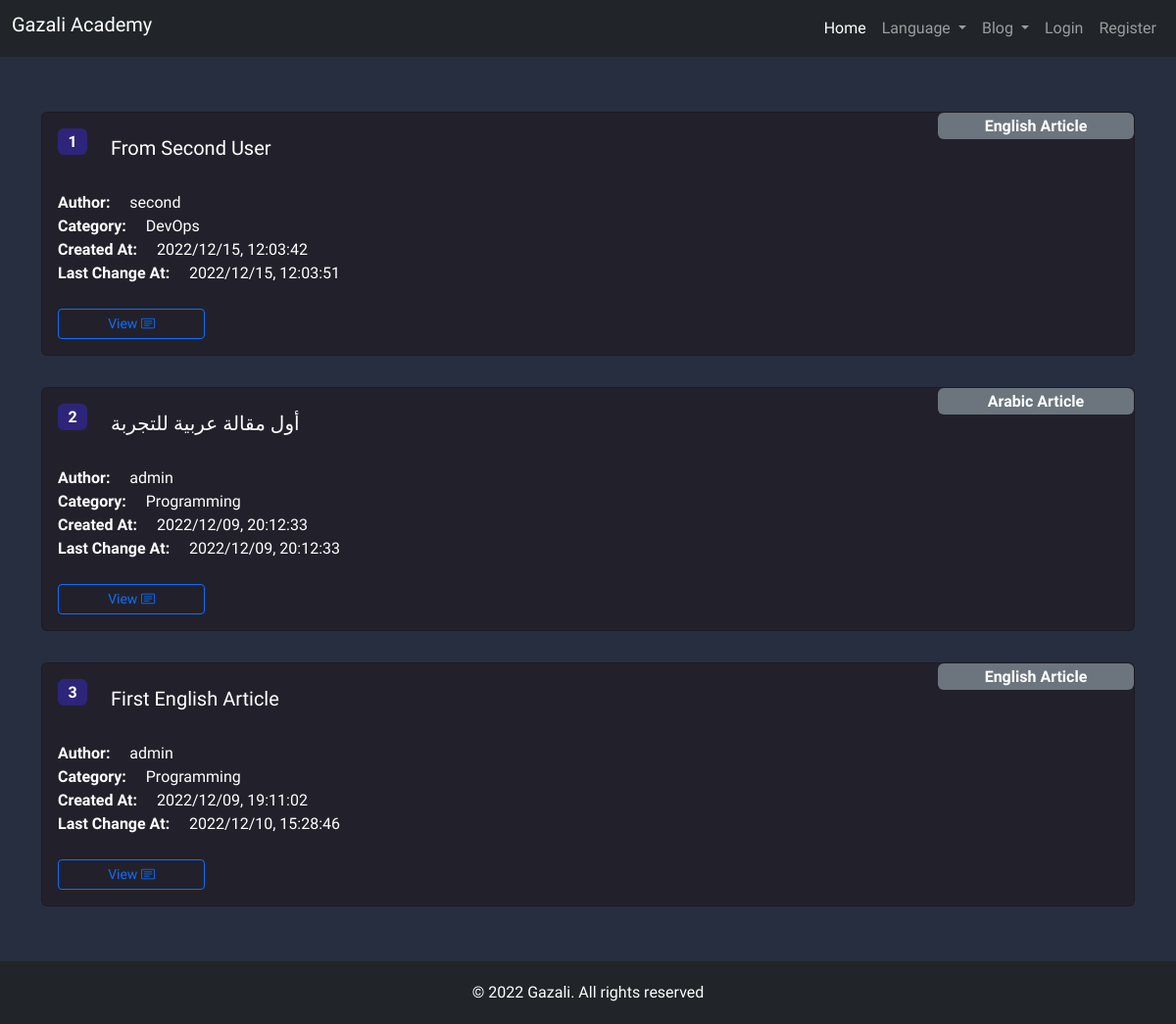
/blog/, run on an earlier commit of the app's database.
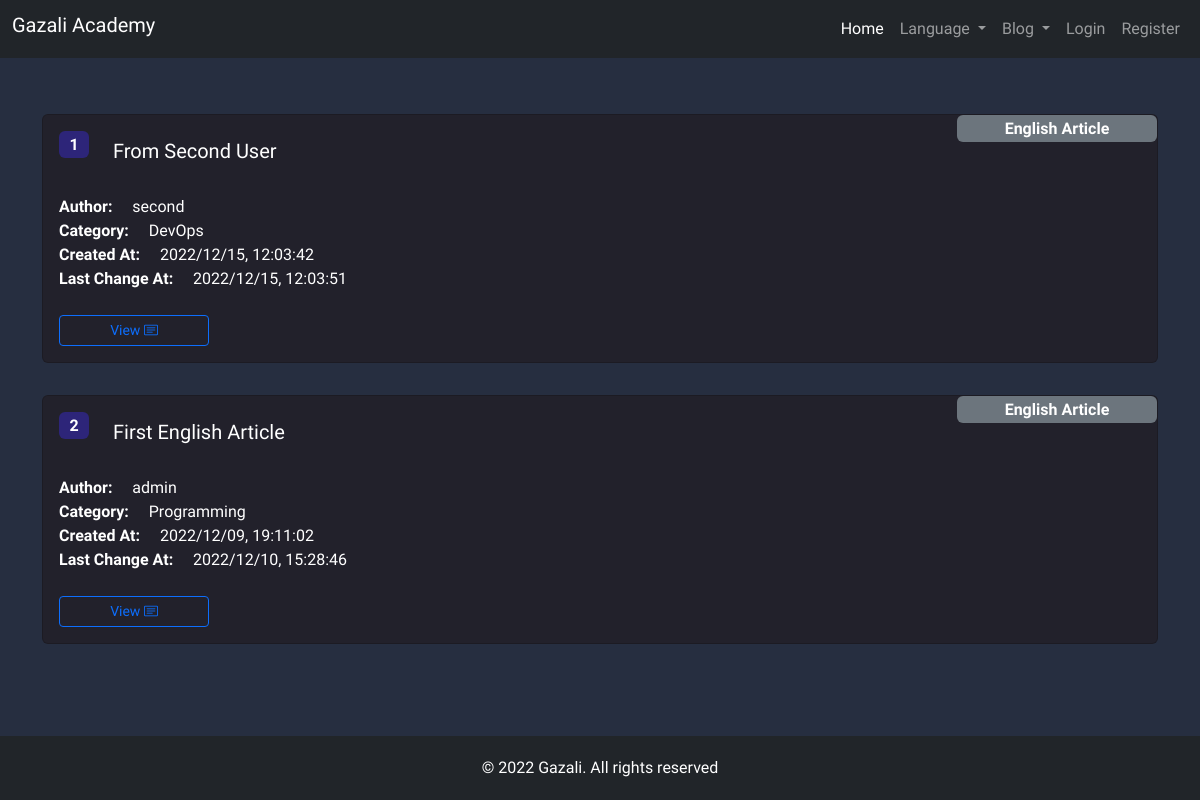
And on a later commit of the database.
### blog/models.py (models this page shows, shortened)
class Article(models.Model):
    title = models.CharField(verbose_name=_('title'), max_length=255, unique=True)
    body = RichTextField()
    is_arabic = models.BooleanField(default=True, verbose_name=_('is arabic'))
    created_at = models.DateTimeField(auto_now_add=True, verbose_name=_('created at'))
    updated_at = models.DateTimeField(auto_now=True, verbose_name=_('updated at'))
    author = models.ForeignKey(AUTH_USER_MODEL, null=True, on_delete=models.SET_NULL, verbose_name=_('author'))
    category = models.ForeignKey(Category, on_delete=models.PROTECT, verbose_name=_('category'))
    class Meta:
        verbose_name = _('article')
        verbose_name_plural = _('articles')

class Category(models.Model):
    name = models.CharField(max_length=255, verbose_name=_('name'))
    def __str__(self):
        return self.name
    class Meta:
        verbose_name = _('category')
        verbose_name_plural = _('categories')

### blog/views.py (the view)
# urls.py: path('', views.list_blog, name='blog_list'),
def list_blog(request: HttpRequest):
    articles = Article.objects.all().order_by("-created_at")
    return render(request, 'main_blog.html', {"articles": articles})

### courses/custom_context_processor.py (called while the page is built)
def academy_website(request):
    cart = Cart.objects.filter(session=request.session.session_key).last() or None
    cart_total = 0
    cart_courses = []
    if cart is not None:
        cart_courses = Course.objects.filter(pk__in=cart.items)
        for course in cart_courses:
            cart_total += course.price
    return {
        "cart_courses": cart_courses,
        "cart_total": cart_total
    }

### blog/templates/main_blog.html (shortened to what this page needs)
{% extends 'base.html' %}
{% load i18n %}
{% block content %}
    <div class="container my-5 d-flex flex-column gap-3">
        {% for article in articles %}
            <div class="position-relative card text-white my-2" style="background-color: var(--cards-color)">
                <div class="card-body">
                    <div class="card-title mb-3 d-flex gap-3 align-items-start">
                        <div class="badge fs-6 fc" style="background-color: var(--cards-color-2);">
                            {{ forloop.counter }}
                        </div>
                        <h5 class="rounded p-2">
                            {{ article.title }}
                        </h5>
                    </div>
                    <div>
                        <span class="fw-bold">{% trans "Author" %}: &nbsp;&nbsp;&nbsp; </span> {{ article.author }}
                    </div>
                    <div>
                        <span class="fw-bold">{% trans "Category" %}: &nbsp;&nbsp;&nbsp; </span> {{ article.category }}
                    </div>
                    <div>
                        <span class="fw-bold">{% trans "Created At" %}: &nbsp;&nbsp;&nbsp; </span> {{ article.created_at|date:"Y/m/d, H:i:s" }}
                    </div>
                    <div class="mb-4">
                        <span class="fw-bold">{% trans "Last Change At" %}: &nbsp;&nbsp;&nbsp; </span> {{ article.updated_at|date:"Y/m/d, H:i:s" }}
                    </div>
                    <div class="row container gap-2">
                        <a href={% url 'blog_detail' article.id %} class="btn btn-outline-primary btn-sm" style="width: 150px">{% trans "View" %} <i class="bi bi-card-text"></i></a>
                    </div>
                </div>
                <div class="badge fs-6 bg-secondary position-absolute top-0 end-0" style="width: 200px">
                    {% if article.is_arabic %}
                        {% trans "Arabic Article" %}
                    {% else %}
                        {% trans "English Article" %}
                    {% endif %}
                </div>
            </div>
        {% empty %}
            <div class="fc fs-1 gap-3 mt-4 p-4 flex-wrap text-center text-white rounded" style="border: 2px solid white">
                {% trans "There is no articles for display" %} <i class="bi bi-emoji-frown"></i>
            </div>
        {% endfor %}
    </div>
{% endblock content %}

### courses/templates/base.html (shortened to what this page needs)
{% load static %}
<!DOCTYPE html>
<html lang="en">
<head>
    <link rel="stylesheet" href="{% static 'css/bootstrap.min.css' %}">
    <link rel="stylesheet" href="{% static 'css/bootstrap-icons.css' %}">
    <link rel="stylesheet" href="{% static 'css/mystyles.css' %}">
</head>
<body>
    <header>
        {% include 'partials/navbar.html' %}
    </header>
    <main>
        {% block content %}{% endblock content %}
    </main>
    {% include 'partials/footer.html' %}
</body>
</html>

### courses/templates/partials/navbar.html (shortened to what this page needs)
{% load i18n %}
<nav class="navbar navbar-dark navbar-expand-md bg-dark">
	<div class="container-fluid">
		<a class="navbar-brand h6" href="{% url 'home' %}">Gazali Academy</a>
		<div class="collapse navbar-collapse" id="navbarSupportedContent">
			<ul class="navbar-nav ms-auto mb-2 mb-lg-0">
				<li class="nav-item">
					<a class="nav-link active" aria-current="page" href="{% url 'home' %}"
						>{% trans "Home" %}</a
					>
				</li>
				<li class="nav-item dropdown">
					<a
						class="nav-link dropdown-toggle"
						href="#"
						role="button"
						data-bs-toggle="dropdown"
						aria-expanded="false"
					>
						{% trans "Language" %}
					</a>
				</li>
				<li class="nav-item dropdown">
					<a
						class="nav-link dropdown-toggle"
						href="#"
						role="button"
						data-bs-toggle="dropdown"
						aria-expanded="false"
					>
						{% trans "Blog" %}
					</a>
				</li>
				{% if user.is_authenticated %}
				<li class="nav-item">
					<a class="nav-link" href="{% url 'course_personal' %}">{% trans "My Courses" %}</a>
				</li>
				<li class="nav-item">
					<a class="nav-link" href="{% url 'logout' %}">{% trans "Logout" %}</a>
				</li>
				<li class="nav-item ms-md-4" style="width: fit-content">
					<a class="fc gap-2 btn btn-outline-light" href="{% url 'cart' %}">
						{% trans "Cart" %}<i class="bi bi-cart"></i> <span id="cart-courses-number">({{ cart_courses|length }})</span>
					</a>
				</li>
				{% else %}
				<li class="nav-item">
					<a class="nav-link" href="{% url 'login' %}">{% trans "Login" %}</a>
				</li>
				<li class="nav-item">
					<a class="nav-link" href="{% url 'register' %}"
						>{% trans "Register" %}</a
					>
				</li>
				{% endif %}
			</ul>
		</div>
	</div>
</nav>

### courses/templates/partials/footer.html
{% load i18n %}
<footer class="fc bg-dark text-center text-white h-5">
    {% trans "© 2022 Gazali. All rights reserved" %}
</footer>

### static/css/mystyles.css (style rules this page uses)
:root { --bg-color: #262e40; --cards-color: #22212b; --cards-color-2: #2d2579; --bg-details: #2828348f; }
*, *::after, *::before { box-sizing: border-box; scroll-behavior: smooth; font-family: 'Cairo', sans-serif; }
body, main { overflow-x: hidden; }
body { width: 100%; min-height: 100vh; position: relative; background-color: var(--bg-color); }
footer { padding: 1rem; height: 4rem; width: 100%; position: absolute; bottom: 0; right: 0; left: 0; }
main { padding-bottom: 4rem; }
.fc { display: flex; justify-content: center; align-items: center; }

What changed in the data, as far as the page shows it:
removed Article: title "أول مقالة عربية للتجربة", author "admin", category "Programming", created_at "2022/12/09, 20:12:33", updated_at "2022/12/09, 20:12:33"
